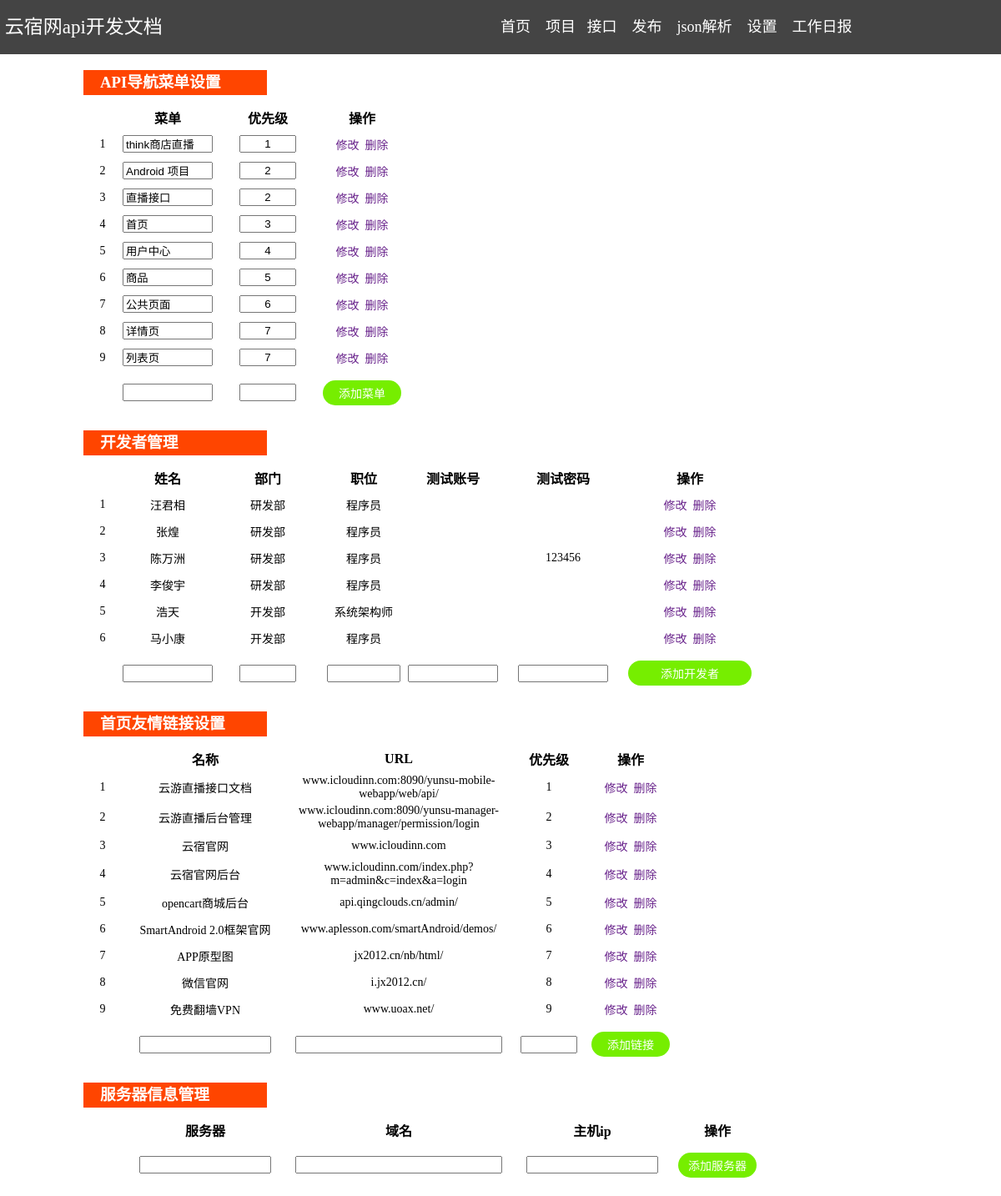
The page /set.php on the database its author committed.
### tables this page shows
CREATE TABLE `doc_menus` (
  `menuid` int(2) NOT NULL AUTO_INCREMENT,
  `menuname` char(10) NOT NULL COMMENT '一级菜单',
  `priority` int(1) NOT NULL,
  PRIMARY KEY (`menuid`)
);

CREATE TABLE `doc_authors` (
  `authorid` int(2) NOT NULL AUTO_INCREMENT,
  `authname` char(10) NOT NULL,
  `pwd` varchar(50) NOT NULL,
  `department` char(10) NOT NULL COMMENT '部门',
  `position` char(10) NOT NULL COMMENT '职位',
  `test_account` varchar(20) DEFAULT NULL,
  `test_pwd` varchar(30) DEFAULT NULL,
  PRIMARY KEY (`authorid`)
);

CREATE TABLE `doc_links` (
  `lkid` int(3) NOT NULL AUTO_INCREMENT,
  `lkname` char(30) NOT NULL,
  `lkurl` char(80) NOT NULL,
  `priority` int(2) NOT NULL,
  PRIMARY KEY (`lkid`)
);

### inc/db.php (called while the page is built, shortened)
<?php
function exesql($sql)
{
    $connection = mysqli_connect(Config::$dbHost, Config::$dbUser, Config::$dbPwd,Config::$dbName);
    mysqli_query($connection,"set names 'utf8'");
    $rt = mysqli_query($connection,$sql);
    if ($rt) {
        if ($rt == "true") {
            $results = mysqli_affected_rows($connection);
        } else {
            $rows = array();
            while ($row = mysqli_fetch_array($rt, MYSQL_ASSOC)) {
                $rows[] = $row;
            }
            $results = $rows;
        }
    } else {
        $results = mysqli_error($connection);
    }
    return $results;
}

### public/set.php (the view, shortened to what this page needs)
<?php
require_once '../inc/db.php';
$menus = exesql("select * from doc_menus order by priority asc");
$authors = exesql("select * from doc_authors");
$mylink = exesql("select * from doc_links order by priority asc");
?>
<?php require_once 'header.php';?>
<link rel="stylesheet" href="/home/css/yunyou.css" type="text/css" media="screen" />
  <div id="container">
		<div id="contents" style="margin: 10px 100px 10px 100px;">
			<div class="set_menu">
				<h3>API导航菜单设置</h3>
			</div>
			<table>
				<colgroup>
					<col width="42">
					<col width="74">
					<col width="126">
					<col width="96">
				</colgroup>
				<thead>
					<tr>
						<th>&nbsp;</th>
						<th>菜单</th>
						<th>优先级</th>
						<th>操作</th>
					</tr>
				<thead>
				<tbody>
	            <?php $i=0; foreach ($menus as $menu){$i++;?>
	            <tr>
						<td><?php echo $i?></td>
						<td><input id="menuname<?php echo $menu['menuid']?>" class="inpt_menu" type="text" value="<?php echo $menu['menuname']?>"></td>
						<td><input id="prio<?php echo $menu['menuid']?>" class="inpt_prio"  type="text" value="<?php echo $menu['priority']?>"></td>
						<td>
						   <span onclick="upda_menu('<?php echo $menu['menuid']?>')">修改</span>&nbsp;
						   <span onclick="delmenu('<?php echo $menu['menuid']?>')">删除</span>
						</td>
				</tr>
	            <?php }?>
	            </tbody>
				<tfoot >
					<tr style="height: 50px;">
						<td>&nbsp;</td>
						<td><input id="new_menuname" class="inpt_menu" type="text" value=""></td>
						<td><input id="new_prio" class="inpt_prio"  type="text" value=""></td>
						<td><div class="yuanjiao" onclick="addmenu()">添加菜单</div></td>
					</tr>
				</tfoot>
			</table>
			<div class="set_menu">
				<h3>开发者管理</h3>
			</div>
			<table>
			   <colgroup>
					<col width="42">
					<col width="74">
					<col width="126">
					<col width="100">
					<col width="100">
					<col width="150">
					<col width="150">
				</colgroup>
				<thead>
					<tr>
						<th>&nbsp;</th>
						<th>姓名</th>
					    <th>部门</th>
					    <th>职位</th>
					    <th>测试账号</th>
					    <th>测试密码</th>
					    <th>操作</th>
					</tr>
				<thead>
	           <?php $i=0; foreach ($authors as $author){$i++;?>
	           <tr>
					<td><?php echo $i?></td>
					<td>
					   <div class="auth<?php echo $author['authorid']?>"><?php echo $author['authname']?></div>
					</td>
					<td>
					   <div class="auth<?php echo $author['authorid']?>"><?php echo $author['department']?></div>
					</td>
					<td>
					   <div class="auth<?php echo $author['authorid']?>"><?php echo $author['position']?></div>
					</td>
					<td>
					</td>
					<td>
					   <div class="auth<?php echo $author['authorid']?>"><?php echo $author['pwd']?></div>
					</td>
					<td>
					   <span id="upda_auth<?php echo $author['authorid']?>" onclick="upda_befor('<?php echo $author['authorid']?>')">修改</span>&nbsp;
					   <span onclick="delauthor('<?php echo $author['authorid']?>')">删除</span>
					</td>
				</tr>
	         <?php }?>
				<tfoot >
					<tr style="height: 50px;">
						<td>&nbsp;</td>
						<td><input id="new_authname" class="inpt_menu" type="text" value=""></td>
						<td><input id="new_department" class="inpt_prio"  type="text" value=""></td>
						<td><input id="new_position" class="inpt_prio"  type="text" value="" style="width:80px"></td>
						<td><input id="new_access" class="inpt_prio"  type="text" value="" style="width:100px"></td>
						<td><input id="new_pwd" class="inpt_prio"  type="text" value="" style="width:100px"></td>
						<td><div class="yuanjiao" onclick="addauthor()">添加开发者</div></td>
					</tr>
				</tfoot>
	          </table>
	        <div class="set_menu">
				<h3>首页友情链接设置</h3>
			</div>
			<table>
			   <colgroup>
					<col width="42">
					<col width="200">
					<col width="260">
					<col width="96">
					<col width="96">
				</colgroup>
				<thead>
					<tr>
						<th>&nbsp;</th>
						<th>名称</th>
					    <th>URL</th>
					    <th>优先级</th>
					    <th>操作</th>
					</tr>
				<thead>
	           <?php $i=0; foreach ($mylink as $link){$i++;?>
	           <tr>
					<td><?php echo $i?></td>
					<td>
					   <div class="link<?php echo $link['lkid']?>"><?php echo $link['lkname']?></div>
					</td>
					<td>
					   <div class="link<?php echo $link['lkid']?>"><?php echo $link['lkurl']?></div>
					</td>
					<td>
					   <div class="link<?php echo $link['lkid']?>"><?php echo $link['priority']?></div></td>
					<td>
					   <span id="upda_link<?php echo $link['lkid']?>" onclick="upda_link_befor('<?php echo $link['lkid']?>')">修改</span>&nbsp;
					   <span onclick="del_link('<?php echo $link['lkid']?>')">删除</span>
					</td>
				</tr>
	         <?php }?>
				<tfoot >
					<tr style="height: 50px;">
						<td>&nbsp;</td>
						<td><input id="new_link_name"  style="width: 150px" type="text" value=""></td>
						<td><input id="new_link_url"  style="width: 240px"type="text" value=""></td>
						<td><input id="new_link_priority" style="width: 60px"  type="text" value=""></td>
						<td><div class="yuanjiao" onclick="add_link()">添加链接</div></td>
					</tr>
				</tfoot>
	          </table>
	        <div class="set_menu">
				<h3>服务器信息管理</h3>
			</div>
			<table>
			   <colgroup>
					<col width="42">
					<col width="200">
					<col width="260">
					<col width="200">
					<col width="96">
				</colgroup>
				<thead>
					<tr>
						<th>&nbsp;</th>
						<th>服务器</th>
					    <th>域名</th>
					    <th>主机ip</th>
					    <th>操作</th>
					</tr>
				<thead>
				<tfoot >
					<tr style="height: 50px;">
						<td>&nbsp;</td>
						<td><input id="new_host_nm"  style="width: 150px" type="text" value=""></td>
						<td><input id="new_host_dm"  style="width: 240px"type="text" value=""></td>
						<td><input id="new_host_ip" style="width: 150px"  type="text" value=""></td>
						<td><div class="yuanjiao" onclick="add_host()">添加服务器</div></td>
					</tr>
				</tfoot>
	          </table>
		</div>
	</div>
</body>
</html>

### public/home/css/yunyou.css (style rules this page uses)
html, body { height: 97%; margin: 0px; }
.set_menu { padding-left: 20px; margin-bottom: 10px; background: #FF4500; color: #ffffff; width: 200px; height: 30px; line-height: 30px; }
.inpt_menu { width: 100px; }
.inpt_prio { width: 60px; text-align: center }
.yuanjiao { cursor: pointer; background:#76EE00; padding:5px 0px 5px 0px; -moz-border-padding:5px 20px 5px 20px; -webkit-border-padding:5px 20px 5px 20px; -moz-border-radius: 15px; -webkit-border-radius: 15px; border-radius: 15px; color:#FFF; }

### public/set.php (style rules this page uses)
span { color:#68228B; }
td { text-align: center; font-size: 14px; }
tr { height: 30px; }

### rows shown on the page
doc_menus: menuname "think商店直播", priority "1"
doc_menus: menuname "Android 项目", priority "2"
doc_menus: menuname "直播接口", priority "2"
doc_menus: menuname "首页", priority "3"
doc_menus: menuname "用户中心", priority "4"
doc_menus: menuname "商品", priority "5"
doc_menus: menuname "公共页面", priority "6"
doc_menus: menuname "详情页", priority "7"
doc_menus: menuname "列表页", priority "7"
doc_authors: authname "汪君相", department "研发部", position "程序员"
doc_authors: authname "张煌", department "研发部", position "程序员"
doc_authors: authname "陈万洲", department "研发部", position "程序员", pwd "123456"
doc_authors: authname "李俊宇", department "研发部", position "程序员"
doc_authors: authname "浩天", department "开发部", position "系统架构师"
doc_authors: authname "马小康", department "开发部", position "程序员"
doc_links: lkname "云游直播接口文档", lkurl "www.icloudinn.com:8090/yunsu-mobile-webapp/web/api/", priority "1"
doc_links: lkname "云游直播后台管理", lkurl "www.icloudinn.com:8090/yunsu-manager-webapp/manager/permission/login", priority "2"
doc_links: lkname "云宿官网", lkurl "www.icloudinn.com", priority "3"
doc_links: lkname "云宿官网后台", lkurl "www.icloudinn.com/index.php?m=admin&c=index&a=login", priority "4"
doc_links: lkname "opencart商城后台", lkurl "api.qingclouds.cn/admin/", priority "5"
doc_links: lkname "SmartAndroid 2.0框架官网", lkurl "www.aplesson.com/smartAndroid/demos/", priority "6"
doc_links: lkname "APP原型图", lkurl "jx2012.cn/nb/html/", priority "7"
doc_links: lkname "微信官网", lkurl "i.jx2012.cn/", priority "8"
doc_links: lkname "免费翻墙VPN", lkurl "www.uoax.net/", priority "9"
